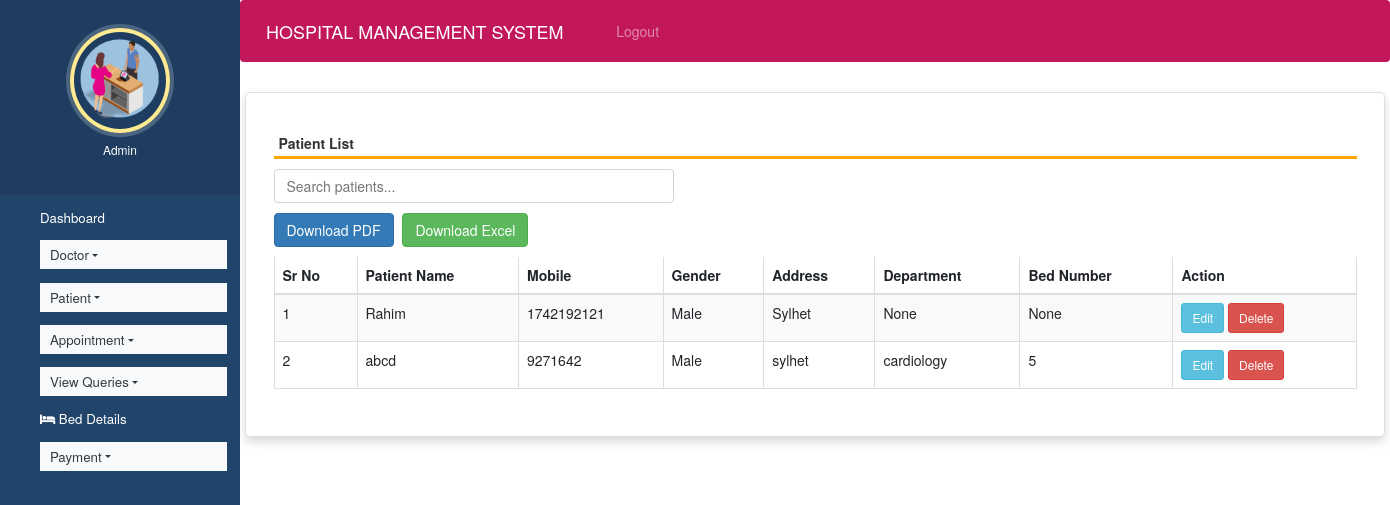
The page /view_patient on the database as committed earlier.
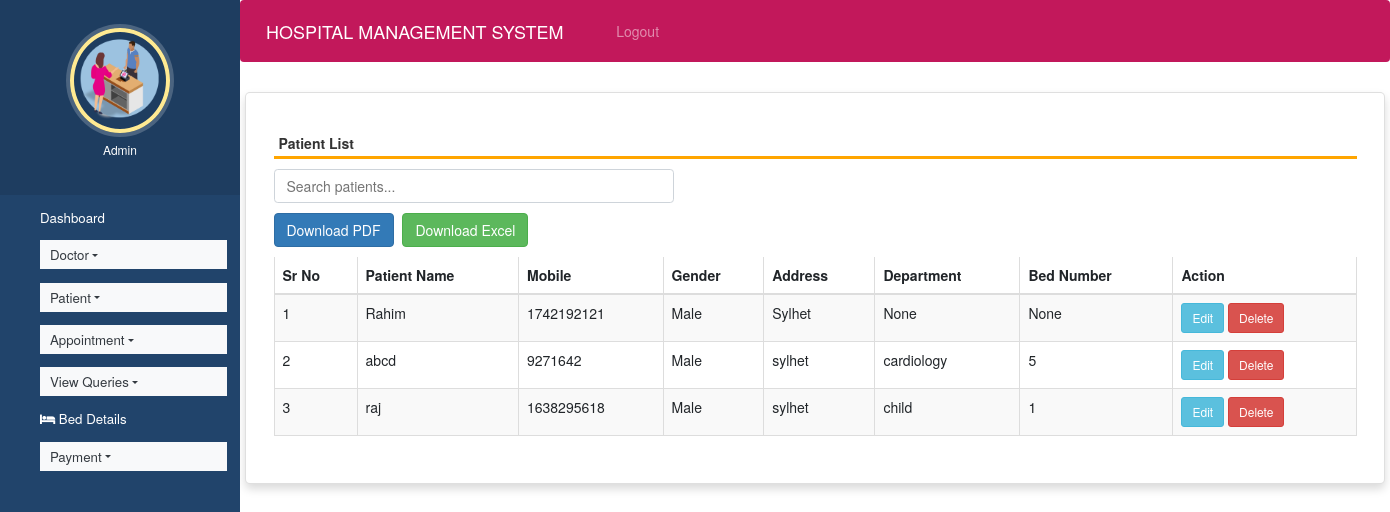
The same page on the database as committed later.
### hospitals/models.py (models this page shows, shortened)
class Patient(models.Model):
    name = models.CharField(max_length=50)
    gender = models.CharField(max_length=10)
    mobile = models.IntegerField(null=True)
    address = models.CharField(max_length=50)
    department = models.CharField(null=True, blank=True)
    bed_number = models.CharField(null=True, blank=True)

### hospitals/views.py (the view)
# urls.py: path('view_patient', view_patient, name='view_patient'),
def view_patient(request):
    patients = Patient.objects.all()
    return render(request, 'view_patient.html', {'patients': patients})

### hospitals/templates/view_patient.html (shortened to what this page needs)
{% extends 'admin_nav.html' %}
{% load static %}
{% block content %}
<html>
<head>
  <link rel="stylesheet" href="https://maxcdn.bootstrapcdn.com/bootstrap/3.4.1/css/bootstrap.min.css">
</head>
<body>
<div class="container card shadow">
  <div class="card-body">
    <h5 class="p-2">Patient List</h5>
    <input type="text" id="searchInput" placeholder="Search patients..." aria-label="Search patients">
    <div class="mb-3">
      <button id="downloadPdf" class="btn btn-primary btn-export">Download PDF</button>
      <button id="downloadXlsx" class="btn btn-success btn-export">Download Excel</button>
    </div>
    <div class="table-responsive">
      <table id="patientTable" class="table table-bordered table-striped">
        <thead>
          <tr>
            <th>Sr No</th>
            <th>Patient Name</th>
            <th>Mobile</th>
            <th>Gender</th>
            <th>Address</th>
            <th>Department</th>
            <th>Bed Number</th>
            <th>Action</th>
          </tr>
        </thead>
        <tbody>
          {% for p in patients %}
          <tr>
            <td>{{ forloop.counter }}</td>
            <td>{{ p.name }}</td>
            <td>{{ p.mobile }}</td>
            <td>{{ p.gender }}</td>
            <td>{{ p.address }}</td>
            <td>{{ p.department }}</td>
            <td>{{ p.bed_number }}</td>
            <td>
              <a href="{% url 'edit_patient' p.id %}" class="btn btn-sm btn-info">Edit</a>
              <a href="{% url 'delete_patient' p.id %}" class="btn btn-sm btn-danger" onclick="return confirm('Are you sure you want to delete this record?')">Delete</a>
            </td>
          </tr>
          {% empty %}
          <tr>
            <td colspan="8" class="text-center">No patient records found.</td>
          </tr>
          {% endfor %}
        </tbody>
      </table>
    </div>
  </div>
</div>
</body>
</html>
{% endblock content %}

Rows that differ between the two databases and show on the page:
added Patient: name "raj", mobile "1638295618", gender "Male", address "sylhet", department "child", bed_number "1"
